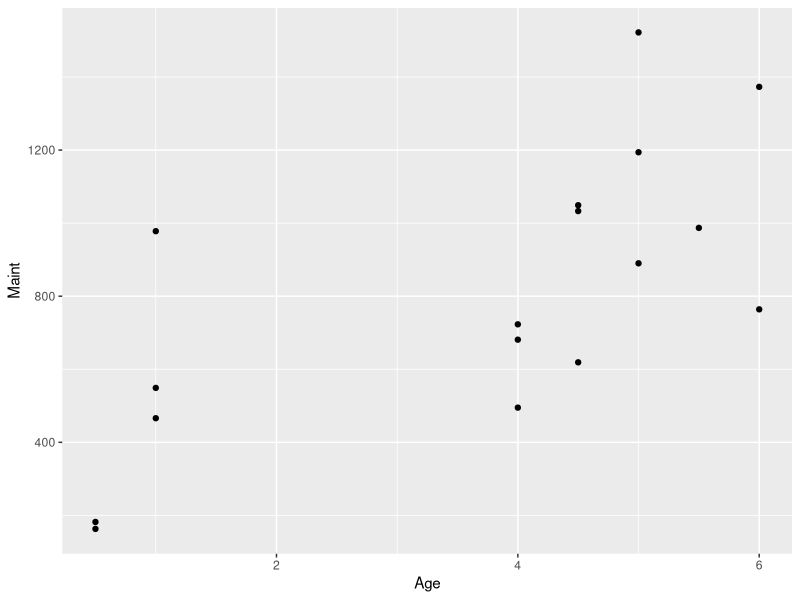

Reproduce this figure in R.
## ---- chunk 1
knitr::opts_chunk$set(echo = TRUE)
## ---- chunk 2
library(tidyverse)
## ---- chunk 3
tractor_df <- read.csv('./data/tractor.txt', sep='\t')
## ---- chunk 4
ggplot(data = tractor_df, aes(x=Age, y=Maint)) +
  geom_point()
## ---- chunk 5
tractor_lm <- lm(Maint ~ Age, data = tractor_df)
tractor_lm
## ---- chunk 6
summary(tractor_lm)
